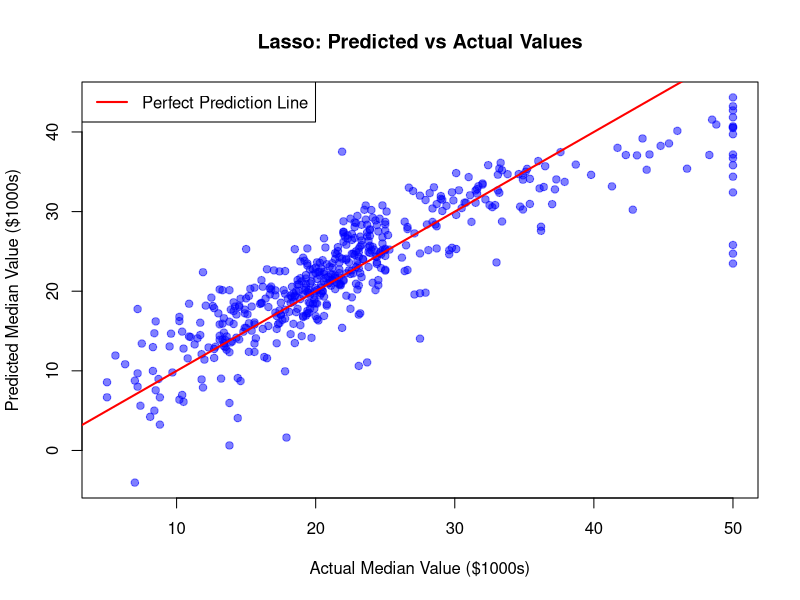

The R source for this figure:
## ---- chunk 1
#| echo: true
#| output: false

# Install and load packages
if (!require(glmnet)) {
  install.packages("glmnet")
}
if (!require(ggplot2)) {
  install.packages("ggplot2")
}
if (!require(reshape2)) {
  install.packages("reshape2")
}
library(glmnet)
library(MASS)
library(ggplot2)
library(reshape2)
## ---- chunk 2
#| echo: true
#| output: true

# Load and prepare data
data(Boston)
head(Boston, 3)

# OR load your own CSV file from computer:
# my_data <- read.csv("path/to/your/file.csv")
# Example: my_data <- read.csv("C:/Users/YourName/Documents/data.csv")

X <- as.matrix(Boston[, -14])
y <- Boston$medv
## ---- chunk 3
#| echo: true

# Fit a normal linear model
lm_model <- lm(medv ~ ., data = Boston)
lm_coef <- coef(lm_model)
lm_r_squared <- summary(lm_model)$r.squared

cat("--- Base lm() Coefficients ---\n")
print(lm_coef)
cat("\nR-squared:", lm_r_squared, "\n")
## ---- chunk 4
#| echo: true

# Fit a lasso model (with cross-validation)
cv_model <- cv.glmnet(X, y, alpha = 1)
best_lambda <- cv_model$lambda.min

cat("Best lambda from cross-validation:", best_lambda, "\n")

lasso_model <- glmnet(X, y, alpha = 1, lambda = best_lambda)
## ---- chunk 5
#| echo: true

# Extract Lasso coefficients and predictions
lasso_coef <- coef(lasso_model)
lasso_predictions <- predict(lasso_model, newx = X)
lasso_r_squared <- 1 - (sum((y - lasso_predictions)^2) / 
                        sum((y - mean(y))^2))

cat("--- Lasso Coefficients ---\n")
print(lasso_coef)
## ---- chunk 6
#| echo: true

# R-squared Comparison
cat("--- R-squared Comparison ---\n")
cat("Base lm() R-squared:", lm_r_squared, "\n")
cat("Lasso glmnet R-squared:", lasso_r_squared, "\n")

cat("\nDifference:", lm_r_squared - lasso_r_squared, "\n")
## ---- chunk 7
#| echo: true
#| fig-width: 7
#| fig-height: 6

# Predicted vs Actual values
plot(y, lasso_predictions, 
     main = "Lasso: Predicted vs Actual Values",
     xlab = "Actual Median Value ($1000s)", 
     ylab = "Predicted Median Value ($1000s)",
     pch = 19, col = rgb(0, 0, 1, 0.5))
abline(0, 1, col = "red", lwd = 2)
legend("topleft", legend = "Perfect Prediction Line", 
       col = "red", lwd = 2)
